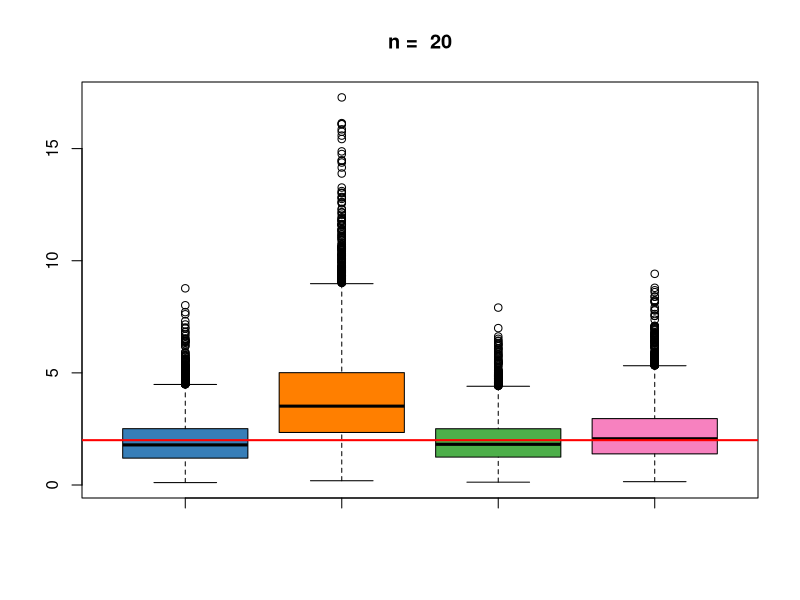
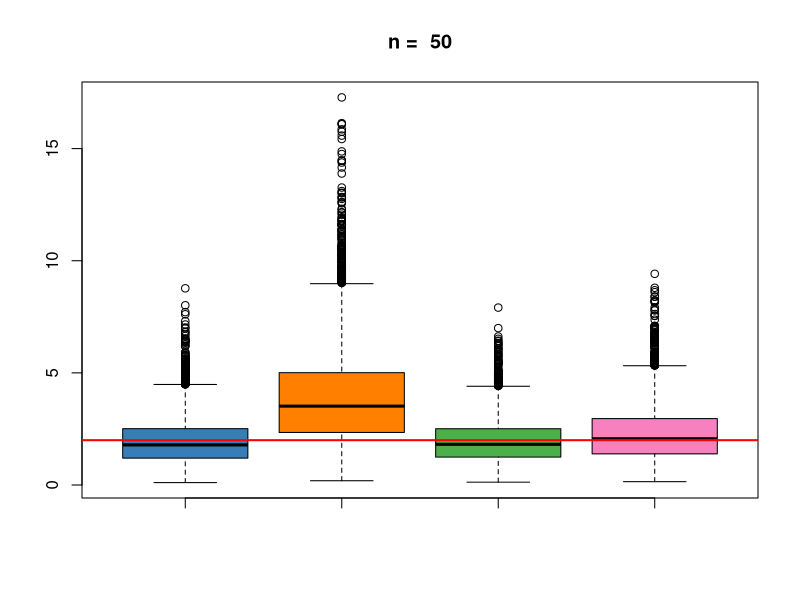
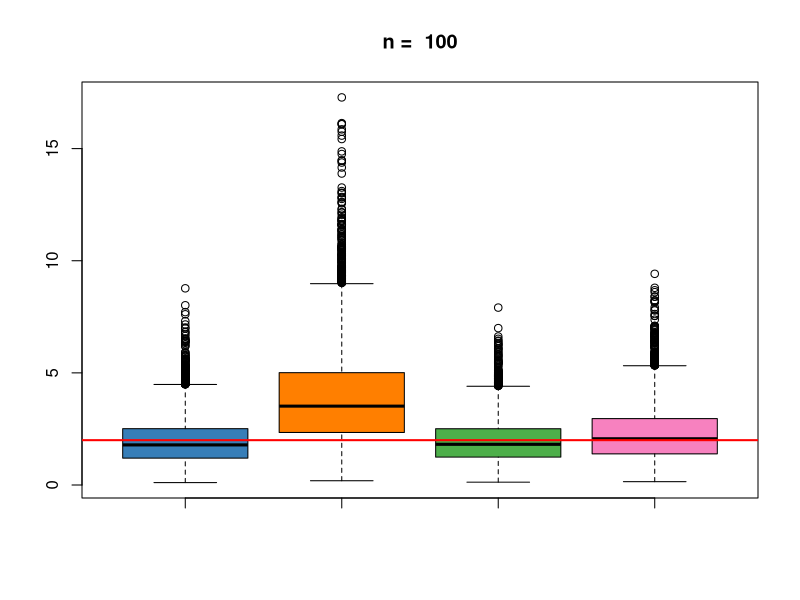
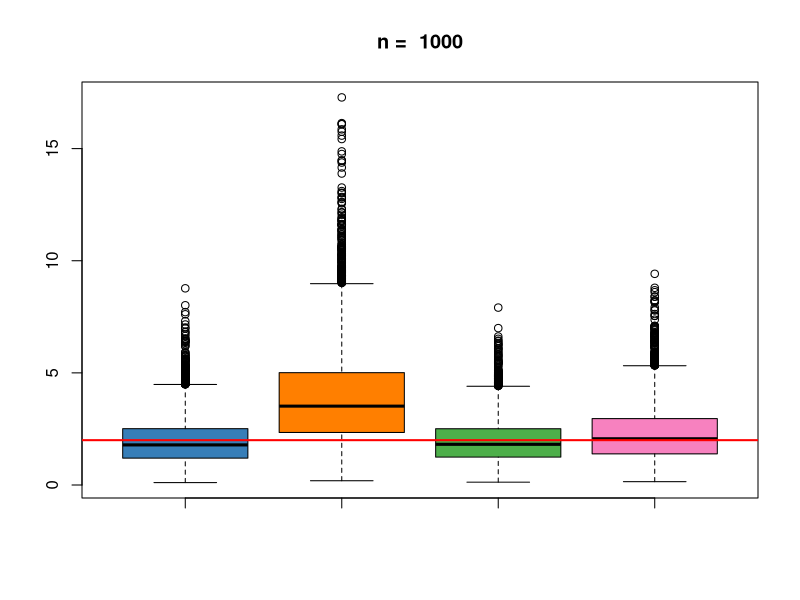

These figures' R source, in order:
## ---- chunk 1
knitr::opts_chunk$set(echo = TRUE)
library(dplyr)

## ---- chunk 2
set.seed(123)
n1 <- 1000
n2 <- 10000
n3 <- 100000
x_1000 <- runif(n1, 0, 1)
y_1000 <- runif(n1, 0, 1)

x_10000 <- runif(n2, 0, 1)
y_10000 <- runif(n2, 0, 1)

x_100000 <- runif(n3, 0, 1)
y_100000 <- runif(n3, 0, 1)
## ---- chunk 3
puntos_dentro_1000 <- sum((x_1000 - 0.5)^2 + (y_1000 - 0.5)^2 <= 0.25)
puntos_dentro_10000 <- sum((x_10000 - 0.5)^2 + (y_10000 - 0.5)^2 <= 0.25)
puntos_dentro_100000 <- sum((x_100000 - 0.5)^2 + (y_100000 - 0.5)^2 <= 0.25)
## ---- chunk 4
pi_estimado_1000 <- 4 * puntos_dentro_1000 / n1
pi_estimado_10000 <- 4 * puntos_dentro_10000 / n2
pi_estimado_100000 <- 4 * puntos_dentro_100000 / n3
## ---- chunk 5
error_absoluto_1000 <- abs(pi - pi_estimado_1000)
error_absoluto_10000 <- abs(pi - pi_estimado_10000)
error_absoluto_100000 <- abs(pi - pi_estimado_100000)
## ---- chunk 6
error_relativo_1000 <- abs(pi - pi_estimado_1000) / pi
error_relativo_10000 <- abs(pi - pi_estimado_10000) / pi
error_relativo_100000 <- abs(pi - pi_estimado_100000) / pi
## ---- chunk 7
n <- 4
m = 5000
lam <- 0.5

rep = rexp(m*n,rate = lam)
df = data.frame(matrix(rep,nrow = m, ncol = n, byrow = TRUE))

estimador1 <- function(m) { ((m[1] + m[2]) / 6) + ((m[3] + m[4]) / 3) }
estimador2 <- function(m) { (m[1] + 2*m[2] + 3*m[3] + 4*m[4]) / 5 }
estimador3 <- function(m) { mean(m) }
estimador4 <- function(m) { (min(m) + max(m)) / 2 }

estimarMuestra <- function(data, n_muestra, lam) {
  teta <- 1 / lam
  muestra <- sample_n(df, n_muestra)
  t1 <- apply(df, 1, estimador1)
  t2 <- apply(df, 1, estimador2)
  t3 <- apply(df, 1, estimador3)
  t4 <- apply(df, 1, estimador4)
  media <- apply(data.frame(t1, t2, t3, t4), 2, mean)
  varianza <- apply(data.frame(t1, t2, t3, t4), 2, var)
  sesgo <- media - teta
  boxplot(t1, t2 ,t3, t4, col = c("#377eb8", "#ff7f00", "#4daf4a", "#f781bf"), main = paste("n = ", n_muestra))
  abline(h=teta, col="red", lwd=2)
  return (data.frame(media = media, varianza = varianza, n=n_muestra, sesgo=sesgo))
}

res20 <- estimarMuestra(df, 20, lam)
res50 <- estimarMuestra(df, 50, lam)
res100 <- estimarMuestra(df, 100, lam)
res1000 <- estimarMuestra(df, 1000, lam)

